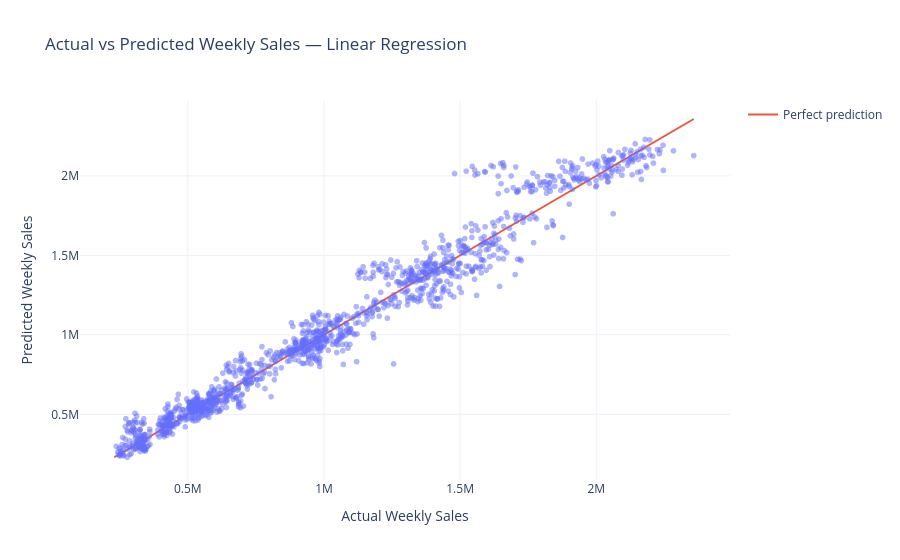

Write notebook code for a chart like this one.
### Markdown cell above
## Actual vs predicted and residuals — Linear Regression

### Code cell
actual_pred = test_df[["Store","Date","Weekly_Sales"]].copy()
actual_pred["Predicted_Sales"] = lr_test_pred
actual_pred["Residual"] = actual_pred["Weekly_Sales"] - actual_pred["Predicted_Sales"]
actual_pred["Absolute_Error"] = actual_pred["Residual"].abs()

fig = px.scatter(actual_pred, x="Weekly_Sales", y="Predicted_Sales",
                 hover_data=["Store","Date"],
                 opacity=0.5,
                 title="Actual vs Predicted Weekly Sales — Linear Regression",
                 labels={"Weekly_Sales":"Actual Weekly Sales",
                         "Predicted_Sales":"Predicted Weekly Sales"})
lo = min(actual_pred["Weekly_Sales"].min(), actual_pred["Predicted_Sales"].min())
hi = max(actual_pred["Weekly_Sales"].max(), actual_pred["Predicted_Sales"].max())
fig.add_trace(go.Scatter(x=[lo,hi], y=[lo,hi], mode="lines",
                         name="Perfect prediction"))
fig.update_layout(template="plotly_white")
fig.show()

### Figure 1 — Plotly figure (JSON) as saved in the notebook; plotly's stock layout.template omitted (floating-point values rounded to 4 significant figures; data arrays with more than 128 entries replaced by an {"elided": "..."} marker saying what was removed)
{"data": [{"customdata": {"elided": "1305x2 mixed values"}, "hovertemplate": "Actual Weekly Sales=%{x}<br>Predicted Weekly Sales=%{y}<br>Store=%{customdata[0]}<br>Date=%{customdata[1]}<extra></extra>", "legendgroup": "", "marker": {"color": "#636efa", "opacity": 0.5, "symbol": "circle"}, "mode": "markers", "name": "", "showlegend": false, "type": "scattergl", "x": {"elided": "1305 float values"}, "xaxis": "x", "y": {"elided": "1305 float values"}, "yaxis": "y"}, {"mode": "lines", "name": "Perfect prediction", "type": "scatter", "x": [229800.0, 2358000.0], "y": [229800.0, 2358000.0]}], "layout": {"legend": {"tracegroupgap": 0}, "title": {"text": "Actual vs Predicted Weekly Sales — Linear Regression"}, "xaxis": {"anchor": "y", "domain": [0, 1], "title": {"text": "Actual Weekly Sales"}}, "yaxis": {"anchor": "x", "domain": [0, 1], "title": {"text": "Predicted Weekly Sales"}}}}
